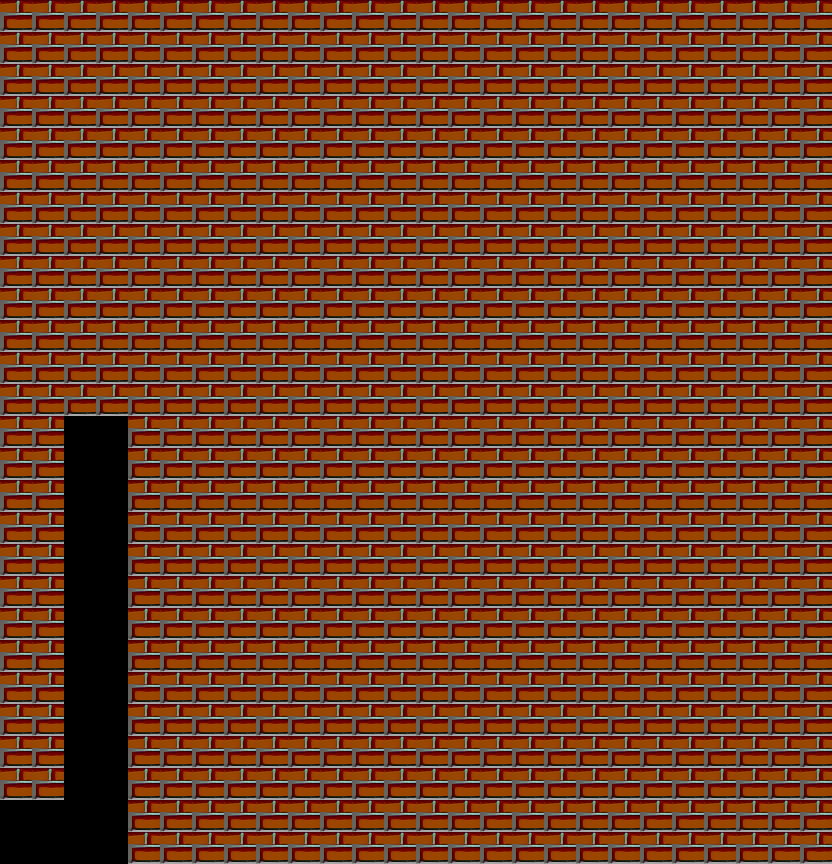

A level layout from a 2D game, rendered from its tile map. Below: a short description, then the map file with its tile-grid data intact:
An orthogonal 26x27 tile map with 32x32 px tiles, 1 tile layer (wall), 1 hidden layer not drawn, 2 tilesets.

<map version="1.9" tiledversion="1.9.2" orientation="orthogonal" renderorder="right-down" width="26" height="27" tilewidth="32" tileheight="32" infinite="0" nextlayerid="3" nextobjectid="1">
 <tileset firstgid="1" source="black.tsx" />
 <tileset firstgid="2" source="brick.tsx" />
 <layer id="1" name="background" width="26" height="27" visible="0" locked="1">
  <data encoding="csv">
1,1,1,1,1,1,1,1,1,1,1,1,1,1,1,1,1,1,1,1,1,1,1,1,1,1,
1,1,1,1,1,1,1,1,1,1,1,1,1,1,1,1,1,1,1,1,1,1,1,1,1,1,
1,1,1,1,1,1,1,1,1,1,1,1,1,1,1,1,1,1,1,1,1,1,1,1,1,1,
1,1,1,1,1,1,1,1,1,1,1,1,1,1,1,1,1,1,1,1,1,1,1,1,1,1,
1,1,1,1,1,1,1,1,1,1,1,1,1,1,1,1,1,1,1,1,1,1,1,1,1,1,
1,1,1,1,1,1,1,1,1,1,1,1,1,1,1,1,1,1,1,1,1,1,1,1,1,1,
1,1,1,1,1,1,1,1,1,1,1,1,1,1,1,1,1,1,1,1,1,1,1,1,1,1,
1,1,1,1,1,1,1,1,1,1,1,1,1,1,1,1,1,1,1,1,1,1,1,1,1,1,
1,1,1,1,1,1,1,1,1,1,1,1,1,1,1,1,1,1,1,1,1,1,1,1,1,1,
1,1,1,1,1,1,1,1,1,1,1,1,1,1,1,1,1,1,1,1,1,1,1,1,1,1,
1,1,1,1,1,1,1,1,1,1,1,1,1,1,1,1,1,1,1,1,1,1,1,1,1,1,
1,1,1,1,1,1,1,1,1,1,1,1,1,1,1,1,1,1,1,1,1,1,1,1,1,1,
1,1,1,1,1,1,1,1,1,1,1,1,1,1,1,1,1,1,1,1,1,1,1,1,1,1,
1,1,1,1,1,1,1,1,1,1,1,1,1,1,1,1,1,1,1,1,1,1,1,1,1,1,
1,1,1,1,1,1,1,1,1,1,1,1,1,1,1,1,1,1,1,1,1,1,1,1,1,1,
1,1,1,1,1,1,1,1,1,1,1,1,1,1,1,1,1,1,1,1,1,1,1,1,1,1,
1,1,1,1,1,1,1,1,1,1,1,1,1,1,1,1,1,1,1,1,1,1,1,1,1,1,
1,1,1,1,1,1,1,1,1,1,1,1,1,1,1,1,1,1,1,1,1,1,1,1,1,1,
1,1,1,1,1,1,1,1,1,1,1,1,1,1,1,1,1,1,1,1,1,1,1,1,1,1,
1,1,1,1,1,1,1,1,1,1,1,1,1,1,1,1,1,1,1,1,1,1,1,1,1,1,
1,1,1,1,1,1,1,1,1,1,1,1,1,1,1,1,1,1,1,1,1,1,1,1,1,1,
1,1,1,1,1,1,1,1,1,1,1,1,1,1,1,1,1,1,1,1,1,1,1,1,1,1,
1,1,1,1,1,1,1,1,1,1,1,1,1,1,1,1,1,1,1,1,1,1,1,1,1,1,
1,1,1,1,1,1,1,1,1,1,1,1,1,1,1,1,1,1,1,1,1,1,1,1,1,1,
1,1,1,1,1,1,1,1,1,1,1,1,1,1,1,1,1,1,1,1,1,1,1,1,1,1,
1,1,1,1,1,1,1,1,1,1,1,1,1,1,1,1,1,1,1,1,1,1,1,1,1,1,
1,1,1,1,1,1,1,1,1,1,1,1,1,1,1,1,1,1,1,1,1,1,1,1,1,1
</data>
 </layer>
 <layer id="2" name="wall" width="26" height="27">
  <data encoding="csv">
2,2,2,2,2,2,2,2,2,2,2,2,2,2,2,2,2,2,2,2,2,2,2,2,2,2,
2,2,2,2,2,2,2,2,2,2,2,2,2,2,2,2,2,2,2,2,2,2,2,2,2,2,
2,2,2,2,2,2,2,2,2,2,2,2,2,2,2,2,2,2,2,2,2,2,2,2,2,2,
2,2,2,2,2,2,2,2,2,2,2,2,2,2,2,2,2,2,2,2,2,2,2,2,2,2,
2,2,2,2,2,2,2,2,2,2,2,2,2,2,2,2,2,2,2,2,2,2,2,2,2,2,
2,2,2,2,2,2,2,2,2,2,2,2,2,2,2,2,2,2,2,2,2,2,2,2,2,2,
2,2,2,2,2,2,2,2,2,2,2,2,2,2,2,2,2,2,2,2,2,2,2,2,2,2,
2,2,2,2,2,2,2,2,2,2,2,2,2,2,2,2,2,2,2,2,2,2,2,2,2,2,
2,2,2,2,2,2,2,2,2,2,2,2,2,2,2,2,2,2,2,2,2,2,2,2,2,2,
2,2,2,2,2,2,2,2,2,2,2,2,2,2,2,2,2,2,2,2,2,2,2,2,2,2,
2,2,2,2,2,2,2,2,2,2,2,2,2,2,2,2,2,2,2,2,2,2,2,2,2,2,
2,2,2,2,2,2,2,2,2,2,2,2,2,2,2,2,2,2,2,2,2,2,2,2,2,2,
2,2,2,2,2,2,2,2,2,2,2,2,2,2,2,2,2,2,2,2,2,2,2,2,2,2,
2,2,0,0,2,2,2,2,2,2,2,2,2,2,2,2,2,2,2,2,2,2,2,2,2,2,
2,2,0,0,2,2,2,2,2,2,2,2,2,2,2,2,2,2,2,2,2,2,2,2,2,2,
2,2,0,0,2,2,2,2,2,2,2,2,2,2,2,2,2,2,2,2,2,2,2,2,2,2,
2,2,0,0,2,2,2,2,2,2,2,2,2,2,2,2,2,2,2,2,2,2,2,2,2,2,
2,2,0,0,2,2,2,2,2,2,2,2,2,2,2,2,2,2,2,2,2,2,2,2,2,2,
2,2,0,0,2,2,2,2,2,2,2,2,2,2,2,2,2,2,2,2,2,2,2,2,2,2,
2,2,0,0,2,2,2,2,2,2,2,2,2,2,2,2,2,2,2,2,2,2,2,2,2,2,
2,2,0,0,2,2,2,2,2,2,2,2,2,2,2,2,2,2,2,2,2,2,2,2,2,2,
2,2,0,0,2,2,2,2,2,2,2,2,2,2,2,2,2,2,2,2,2,2,2,2,2,2,
2,2,0,0,2,2,2,2,2,2,2,2,2,2,2,2,2,2,2,2,2,2,2,2,2,2,
2,2,0,0,2,2,2,2,2,2,2,2,2,2,2,2,2,2,2,2,2,2,2,2,2,2,
2,2,0,0,2,2,2,2,2,2,2,2,2,2,2,2,2,2,2,2,2,2,2,2,2,2,
0,0,0,0,2,2,2,2,2,2,2,2,2,2,2,2,2,2,2,2,2,2,2,2,2,2,
0,0,0,0,2,2,2,2,2,2,2,2,2,2,2,2,2,2,2,2,2,2,2,2,2,2
</data>
 </layer>
</map>